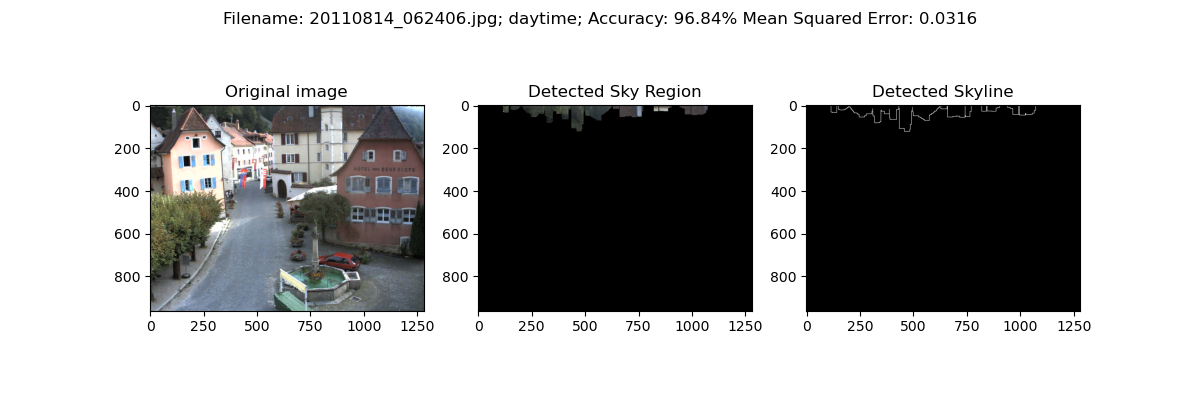
#> input picture result/10917/20110814_062406.jpg_result.png, 1200 x 400 px
$ python -i 20043923.py   (imports and definitions only)   (older library calls are emulated)
#> lines starting #> are read from the running program, lines starting #| are printed output that depends on the picture
#> further down, picture is the input picture: shape (400, 1200, 3); mean B, G, R 174.3, 174.3, 174.2
import cv2
import numpy as np
import os
import time
import random
from matplotlib import pyplot as plt

# Function to detect the image is taken during daytime or nighttime
# [10 lines left out: function is_daytime, not called in this run]

# Function to convert the image into a gradient image based on detected edges using the Sobel operator
def return_gradient_img(img):
    img_gray = cv2.cvtColor(img, cv2.COLOR_BGR2GRAY) # convert BGR image into grayscale
    # Apply Sobel edge detection
    sobel_x = cv2.Sobel(img_gray, cv2.CV_64F, 1, 0) # horizontal edges
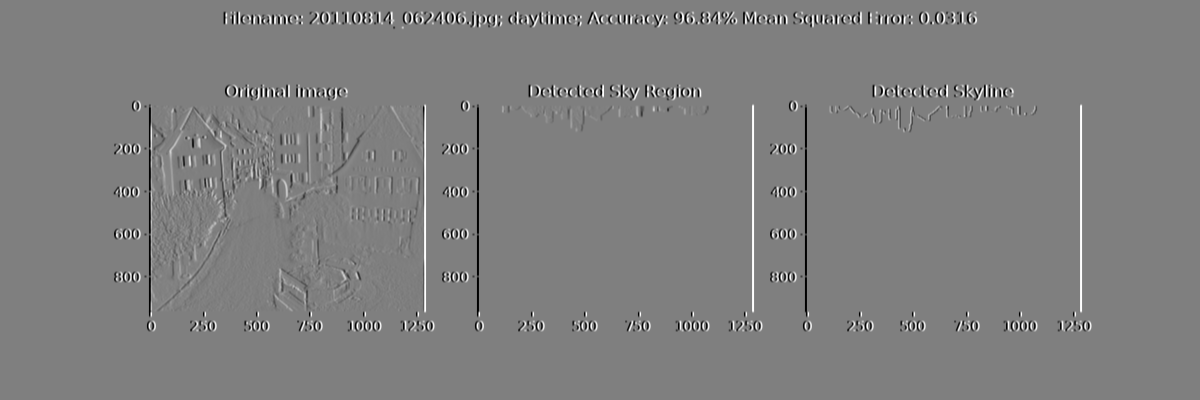
#> sobel_x: shape (400, 1200) float64; min -1020, max 1020, mean 0; drawn with min black and max white
    sobel_y = cv2.Sobel(img_gray, cv2.CV_64F, 0, 1) # vertical edges
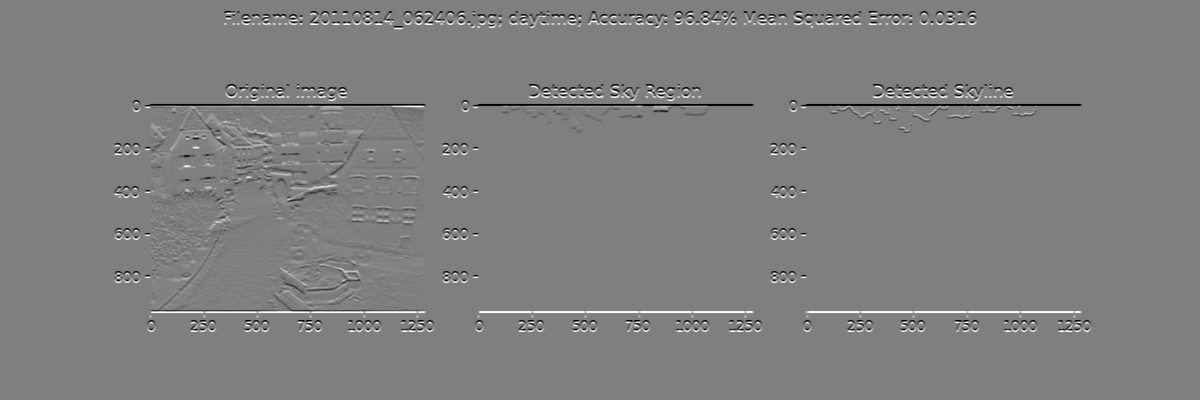
#> sobel_y: shape (400, 1200) float64; min -1020, max 1020, mean 0; drawn with min black and max white
    gradientImg = np.sqrt(sobel_x**2 + sobel_y**2) # Combine horizontal and vertical edges
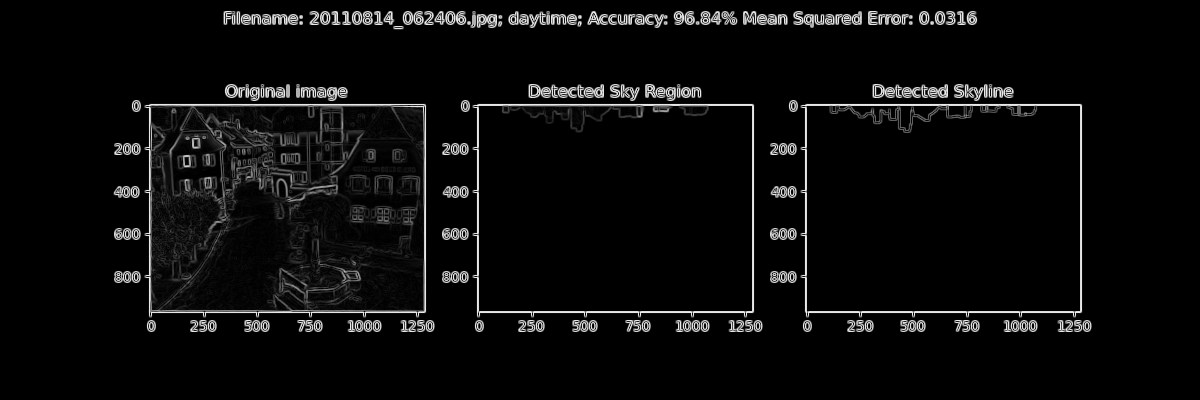
#> gradientImg: shape (400, 1200) float64; min 0, max 1111.9, mean 50.3; drawn with min black and max white

    return gradientImg


# Function to find or output the sky border position
# [279 lines left out: functions return_border_position, create_mask, calc_energy_optimization, border_optimisation, detect_skyline, postprocess_mask and 3 more, not called in this run]

# [2 lines not run here, left out]

>>> import cv2
>>> picture = cv2.imread('result/10917/20110814_062406.jpg_result.png')
>>> result = return_gradient_img(picture)
